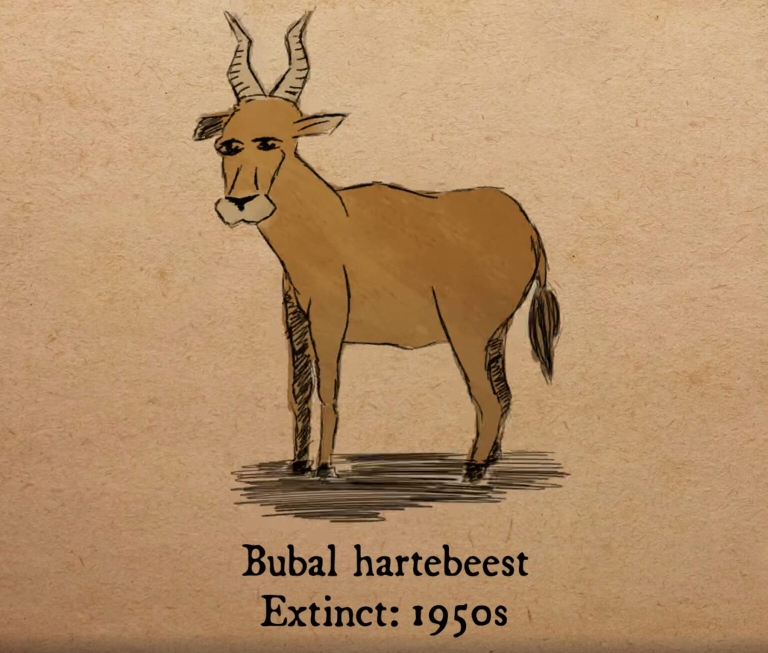
#> input picture tkinter_game/img7.png, 1536 x 1305 px, given in place of question.png, which was not available (shown at 1/2 size)
$ python tkmatchgame.py
#> lines starting #> are read from the running program, lines starting #| are printed output that depends on the picture; pictures that were not available may be replaced by others from this repository, and a replacement may not be noted
#####################################################################################
#								Tkinter Match Game
#							Author: Meryl Mathew
#							Description: Game
#							Last modified: 2/15/22
#####################################################################################
import random
from tkinter import *
from PIL import Image, ImageTk
from tkinter import messagebox
import time
root = Tk()
root.title("Memory Tile Game")

list1 = []
for i in range(2):
    for m in range(1,9):
        list1.append(m)

question = ImageTk.PhotoImage(Image.open("question.png").resize((170,170)))

bulbasaur = ImageTk.PhotoImage(Image.open("img1.png").resize((170,170)))
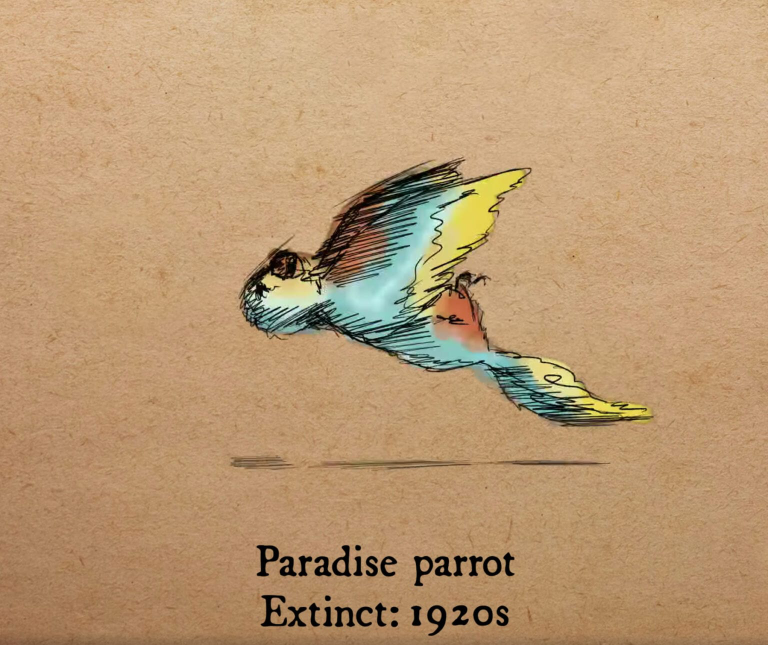
#> input picture tkinter_game/img1.png, 1536 x 1290 px (shown at 1/2 size)
bulbasaur2 = ImageTk.PhotoImage(Image.open("img1.png").resize((170,170)))
charizard = ImageTk.PhotoImage(Image.open("img2.png").resize((170,170)))
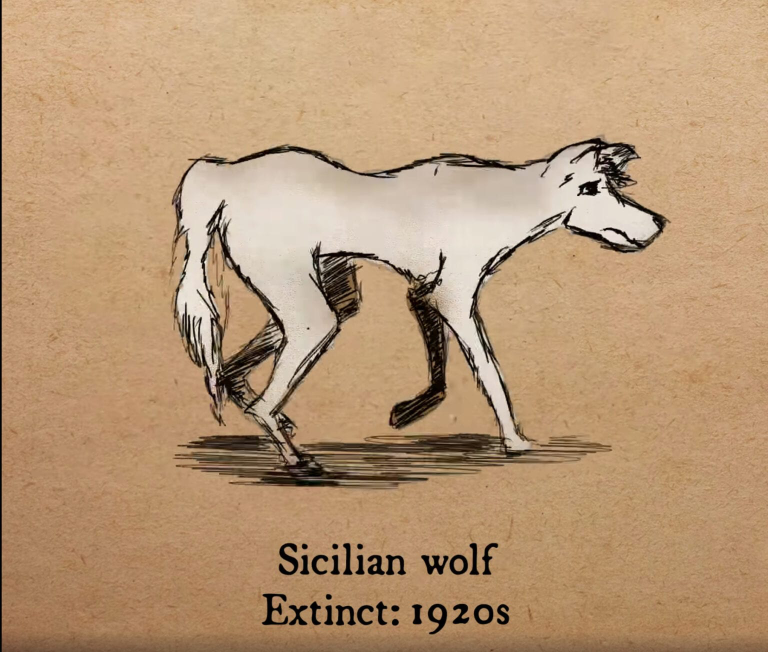
#> input picture tkinter_game/img2.png, 1536 x 1304 px (shown at 1/2 size)
charizard2 = ImageTk.PhotoImage(Image.open("img2.png").resize((170,170)))
greninja = ImageTk.PhotoImage(Image.open("img3.png").resize((170,170)))
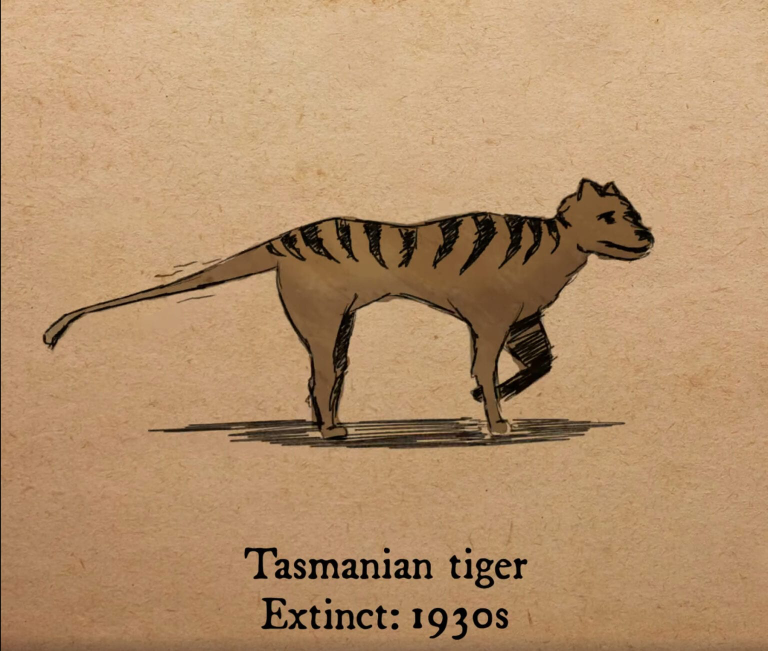
#> input picture tkinter_game/img3.png, 1536 x 1302 px (shown at 1/2 size)
greninja2 = ImageTk.PhotoImage(Image.open("img3.png").resize((170,170)))
eevee = ImageTk.PhotoImage(Image.open("img4.png").resize((170,170)))
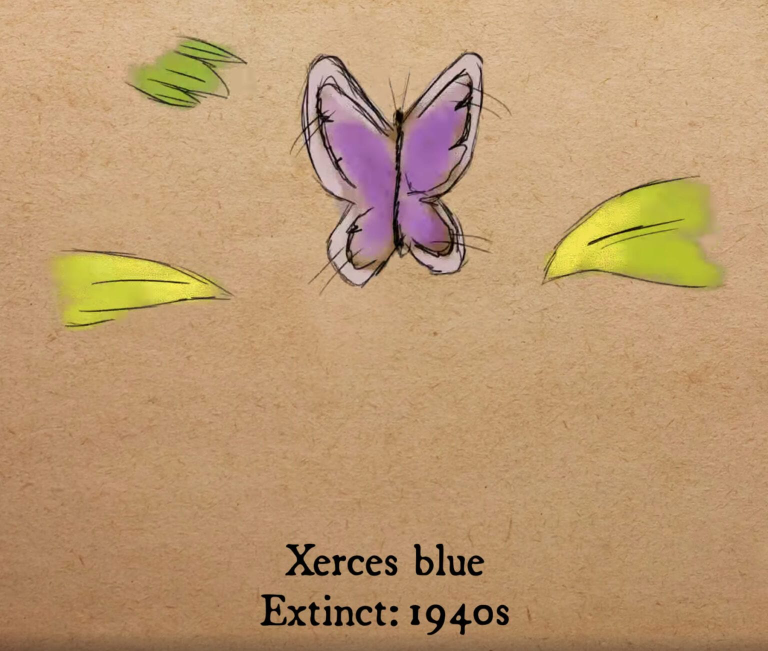
#> input picture tkinter_game/img4.png, 1536 x 1302 px (shown at 1/2 size)
eevee2 = ImageTk.PhotoImage(Image.open("img4.png").resize((170,170)))
sylveon = ImageTk.PhotoImage(Image.open("img5.png").resize((170,170)))
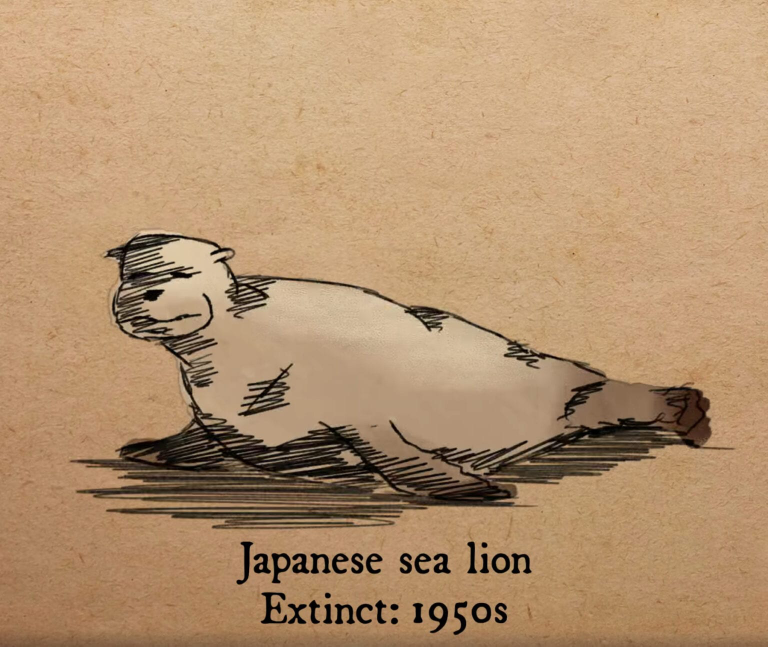
#> input picture tkinter_game/img5.png, 1536 x 1293 px (shown at 1/2 size)
sylveon2 =ImageTk.PhotoImage(Image.open("img5.png").resize((170,170)))
dragonair = ImageTk.PhotoImage(Image.open("img6.png").resize((170,170)))
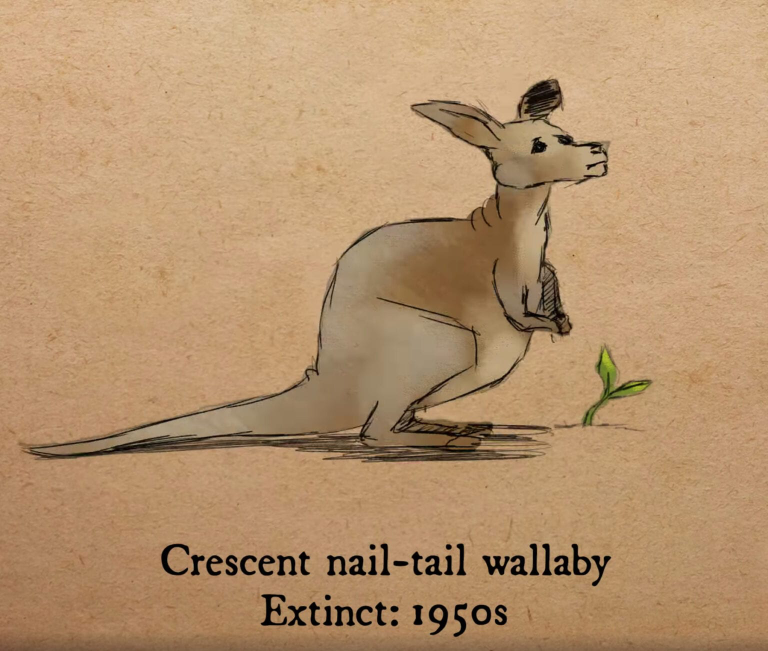
#> input picture tkinter_game/img6.png, 1536 x 1302 px (shown at 1/2 size)
dragonair2 =ImageTk.PhotoImage(Image.open("img6.png").resize((170,170)))
squirtle = ImageTk.PhotoImage(Image.open("img7.png").resize((170,170)))
squirtle2 = ImageTk.PhotoImage(Image.open("img7.png").resize((170,170)))
vaporeon =ImageTk.PhotoImage(Image.open("img8.png").resize((170,170)))
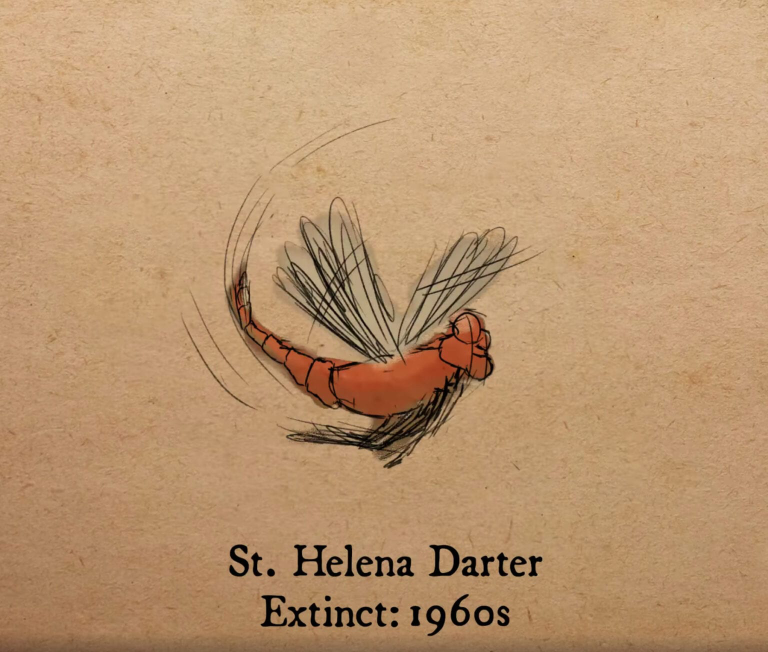
#> input picture tkinter_game/img8.png, 1536 x 1304 px (shown at 1/2 size)
vaporeon2 = ImageTk.PhotoImage(Image.open("img8.png").resize((170,170)))

list2 = [(bulbasaur,1),(bulbasaur2,1),(charizard,2),(charizard2,2),(greninja,3),(greninja2,3),(eevee,4),(eevee2,4),(sylveon,5),(sylveon2,5),(dragonair,6),(dragonair2,6),(squirtle,7),(squirtle2,7),(vaporeon,8),(vaporeon2,8)]
random.shuffle(list2)
clickedlist =[]
count = 0

quitbttn = Button(root, text="Quit Game",command=root.destroy)
quitbttn.grid(row=0,column=0)


class Tile:
    def __init__(self,row, column, image,number):
        self.row = row
        self.column = column
        self.image = image
        self.number = number
        self.buttonstate = NORMAL
        self.isclicked = 0
        self.questionmark = Button(root)

    def showquestion(self):
        self.questionmark = Button(root,image=question,state=self.buttonstate,command=self.buttonclick,bg='white')
        self.questionmark.grid(row=self.row,column=self.column)
    def showimage(self):
        self.questionmark["image"] = self.image
    def buttonclick(self):
        global count
        self.showimage()
        if self not in clickedlist and self.buttonstate == NORMAL:
            clickedlist.append(self)
            if len(clickedlist) == 2:
                if clickedlist[0].number == clickedlist[1].number:
                    clickedlist[0].buttonstate = DISABLED
                    clickedlist[1].buttonstate = DISABLED
                    count+=1
                    clickedlist.clear()
                    if count == 8:
                        messagebox.showinfo("You Won!", "You matched all the tiles in " + timetaken.get()+ " seconds.")
                else:
                    root.update()
                    time.sleep(0.3)
                    clickedlist[0].questionmark["image"] = question
                    clickedlist[1].questionmark["image"] = question
                    clickedlist.clear()


x = 0
for m in range(4):
    for s in range(4):
        newtile = Tile(m+1,s,list2[x][0],list2[x][1])
        x+=1
        newtile.showquestion()
start = time.time()
timetaken = StringVar()
timetaken.set(0)
timelbl = Label(root, textvariable=timetaken)
timelbl.grid(row=0,column=2)
while True:
#> (the run stopped early here; a loop or call above may not have finished)
